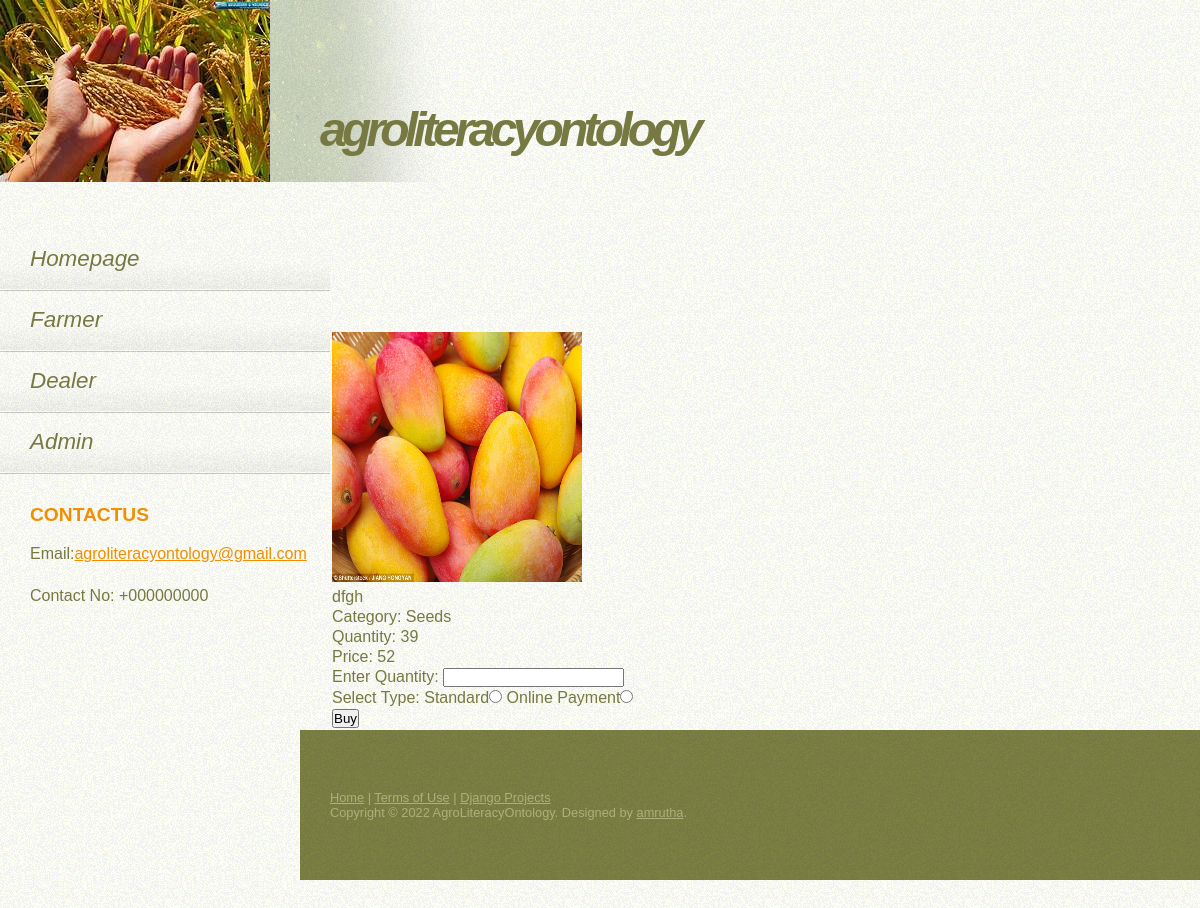
Screenshot of /show_single_product/1/ (signed in) with the database file from the repository.
### ontology/models.py (models this page shows, shortened)
class Product(models.Model):
    OwnerId = models.PositiveIntegerField()
    OwnerName = models.CharField(max_length=100)
    Category = models.ForeignKey(Category,on_delete=models.CASCADE,null=True)
    Name = models.CharField(max_length=40)
    Price = models.PositiveIntegerField()
    Rent_Amount = models.PositiveIntegerField()
    Quantity = models.PositiveIntegerField()
    Photo = models.ImageField()
    Use = models.TextField()

class Category(models.Model):
    Name = models.CharField(max_length=50)
    Photo = models.ImageField()

### ontology/views.py (the view)
# urls.py: path('show_single_product/<int:id>/', views.show_single_product, name='show_single_product'),
def show_single_product(request, id):
    fmr = request.session['sid']
    farmer = Farmer.objects.get(id=fmr)
    product = Product.objects.get(id=id)
    return render(request, 'ontology/show_single_product.html', {'farmer':farmer, 'product':product})

### ontology/templates/ontology/show_single_product.html (shortened to what this page needs)
<!DOCTYPE html>
{% extends 'ontology/base.html' %}
{% load static %}
{% block content %}
	<div style="margin-top: 100px; margin-left: 300px;margin-bottom: 340px;text-align: left;">
		<form action="{% url 'ontology:farmer_buy_product' product.id %}" method="post" enctype="multipart/form-data">
		<table>
			{% if product %}
			<tr>
				<td><img src="{{ product.Photo.url }}" style="width:250px;height:250px"></td>
			</tr>
			<tr>
				<td>{{ product.Name }}</td>
			</tr>
			<tr>
				<td>Category:  {{ product.Category.Name }}</td>
			</tr>
			<tr>
				<td>Quantity: {{ product.Quantity }}</td>
			</tr>
			<tr>
				<td>Price: {{ product.Price }}</td>
			</tr>
			<tr>
				<td>Enter Quantity: <input type="text" name="quantity"></td>
			</tr>
			<tr>
     			 	<td align="center">Select Type:  Standard<input type="radio" name="type" value="standard">  Online Payment<input type="radio" name="type" value="online"></td>
  			</tr>
			<tr>
				<td><input type="submit" value="Buy"></td>
			</tr>
			{% endif %}
		</table>
		</form>
	{% endblock %}</div>

### static/default.css (style rules this page uses)
* { margin: 0; padding: 0; }
body { background: #FFFEF5 url(images/img01.gif); font-family: "Trebuchet MS", Arial, Helvetica, sans-serif; color: #767941; }

### rows the page displays
Product: Photo (picture), Name "dfgh", Category.Name "Seeds", Quantity "39", Price "52"
